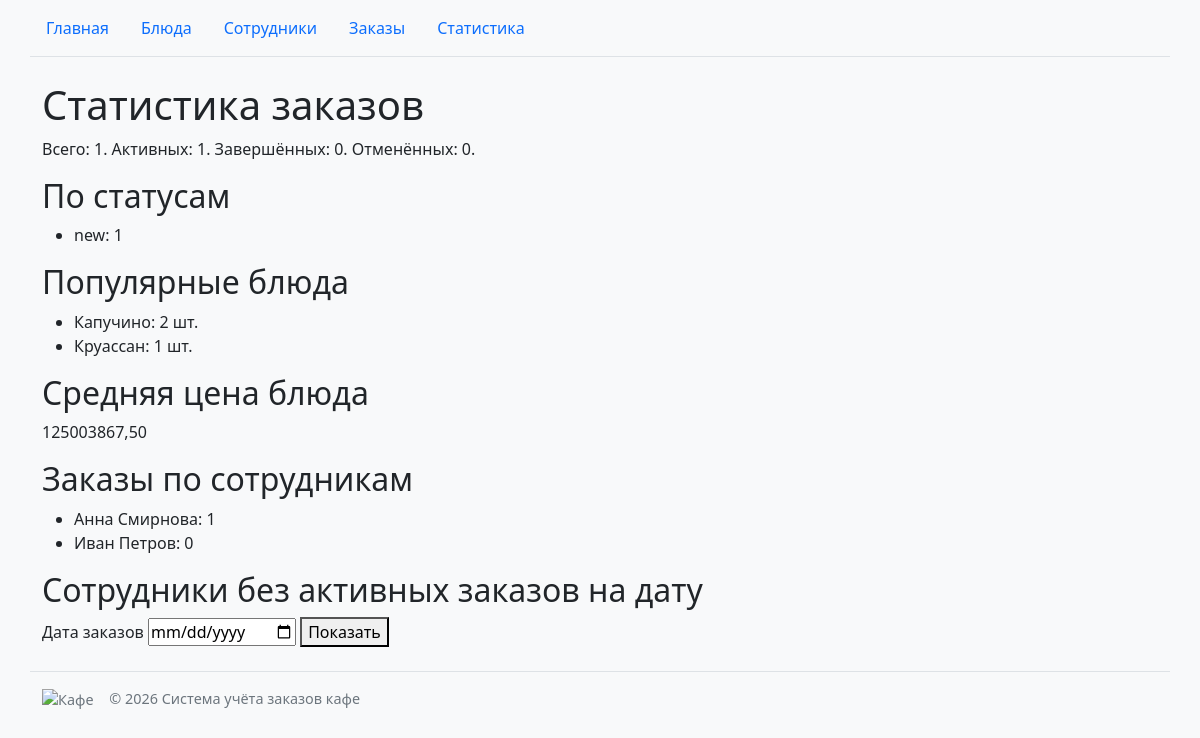
/orders/statistics/, run on an earlier commit of the app's database.
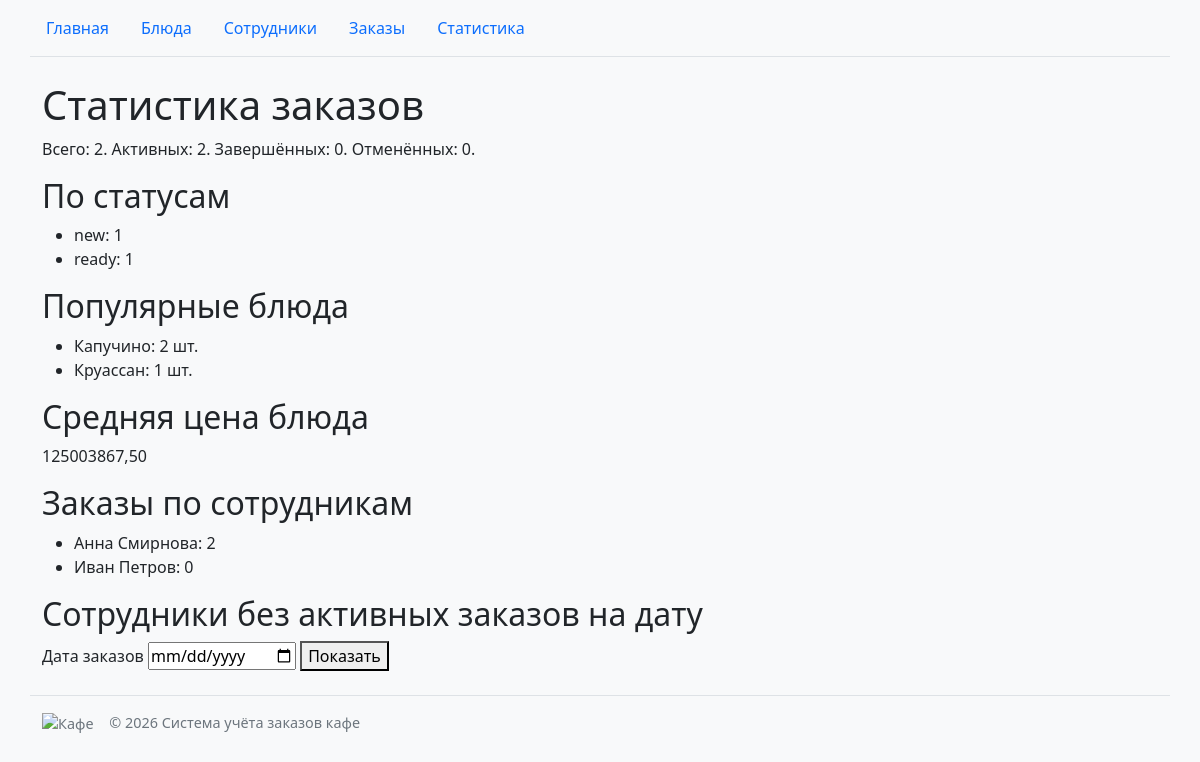
And on a later commit of the database.
### orders/models.py (models this page shows, shortened)
class Order(models.Model):
    Status = OrderStatus
    objects = OrderQuerySet.as_manager()
    employee = models.ForeignKey(
        "employees.Employee",
        on_delete=models.PROTECT,
        related_name="orders",
        verbose_name="Сотрудник",
    )
    order_date = models.DateField("Дата заказа")
    status = models.CharField(
        "Статус", max_length=20, choices=Status.choices, default=Status.NEW
    )
    class Meta:
        verbose_name = "Заказ"
        verbose_name_plural = "Заказы"

### dishes/models.py (models this page shows, shortened)
class Dish(models.Model):
    name = models.CharField("Название", max_length=200)
    price = models.DecimalField("Цена", max_digits=12, decimal_places=2)
    category = models.CharField("Категория", max_length=100)
    slug = models.SlugField("Часть адреса", max_length=200, allow_unicode=True, blank=True)
    class Meta:
        verbose_name = "Блюдо"
        verbose_name_plural = "Блюда"

### employees/models.py (models this page shows, shortened)
class Employee(models.Model):
    name = models.CharField("Имя", max_length=200)
    position = models.CharField("Должность", max_length=100)
    class Meta:
        verbose_name = "Сотрудник"
        verbose_name_plural = "Сотрудники"

### orders/views.py (the view, shortened to what this page needs)
# urls.py: path("statistics/", views.statistics, name="statistics"),  # ← новое
def statistics(request):
    status_stats = Order.objects.values("status").annotate(count=Count("pk")).order_by("status")
    top_dishes = (
        OrderItem.objects.annotate(dish_name=F("dish__name"))
        .values("dish_id", "dish_name")
        .annotate(total_quantity=Sum("quantity"))
        .order_by("-total_quantity", "dish_id")
    )
    average_price = Dish.objects.aggregate(average=Avg("price"))["average"]
    employee_stats = Employee.objects.annotate(order_count=Count("orders")).order_by(
        "-order_count", "name"
    )
    order_totals = Order.objects.aggregate(
        total=Count("pk"),
        active=Count("pk", filter=Q(status__in=Order.Status.active_values())),
        completed=Count("pk", filter=Q(status=Order.Status.COMPLETED)),
        cancelled=Count("pk", filter=Q(status=Order.Status.CANCELLED)),
    )
    selected_date = request.GET.get("date", "")
    date_error = ""
    free_employees = None
    context = {
        "order_totals": order_totals,
        "selected_date": selected_date,
        "date_error": date_error,
        "free_employees": free_employees,
        "status_stats": status_stats,
        "top_dishes": top_dishes,
        "average_price": average_price,
        "employee_stats": employee_stats,
    }
    return render(request, "orders/statistics.html", context)

### cafe/context_processors.py (called while the page is built)
def cafe_info(request):
    return {"cafe_name": "Система учёта заказов кафе"}

### orders/models.py (called while the page is built)
    @classmethod
    def active_values(cls):
        return (cls.NEW, cls.COOKING, cls.READY)

### orders/templates/orders/statistics.html (shortened to what this page needs)
{% extends "base.html" %}
{% block content %}
<h1>Статистика заказов</h1>
<p>Всего: {{ order_totals.total }}.
    Активных: {{ order_totals.active }}.
    Завершённых: {{ order_totals.completed }}.
    Отменённых: {{ order_totals.cancelled }}.</p>
<h2>По статусам</h2>
<ul>
    {% for stat in status_stats %}
        <li>{{ stat.status }}: {{ stat.count }}</li>
    {% empty %}
        <li>Нет данных.</li>
    {% endfor %}
</ul>
<h2>Популярные блюда</h2>
<ul>
    {% for dish in top_dishes %}
        <li>{{ dish.dish_name }}: {{ dish.total_quantity }} шт.</li>
    {% empty %}
        <li>Нет данных.</li>
    {% endfor %}
</ul>
<h2>Средняя цена блюда</h2>
<p>{{ average_price|floatformat:2|default:"Нет данных" }}</p>
<h2>Заказы по сотрудникам</h2>
<ul>
    {% for employee in employee_stats %}
        <li>{{ employee.name }}: {{ employee.order_count }}</li>
    {% empty %}
        <li>Нет данных.</li>
    {% endfor %}
</ul>
<h2>Сотрудники без активных заказов на дату</h2>
<form method="get" class="mb-3">
    <label for="work-date">Дата заказов</label>
    <input id="work-date" type="date" name="date" value="{{ selected_date }}" required>
    <button type="submit">Показать</button>
</form>
{% endblock %}

What changed in the data, as far as the page shows it:
added Order: status "ready", count "1"
computed for Employee "Анна Смирнова": order_count "1" → "2"
Also different on the page:
{{ order_totals.total }}: "1" → "2"
{{ order_totals.active }}: "1" → "2"
